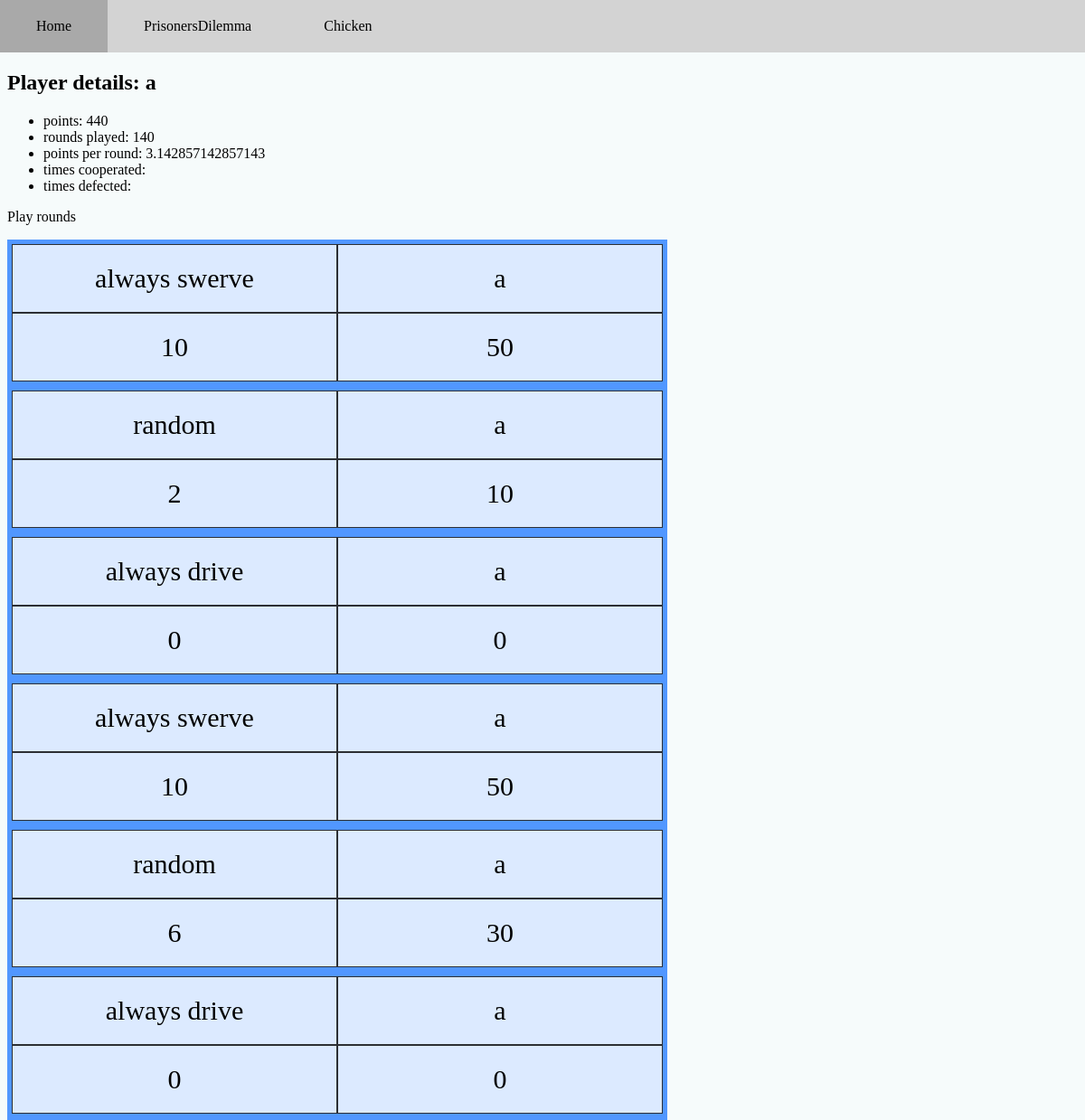
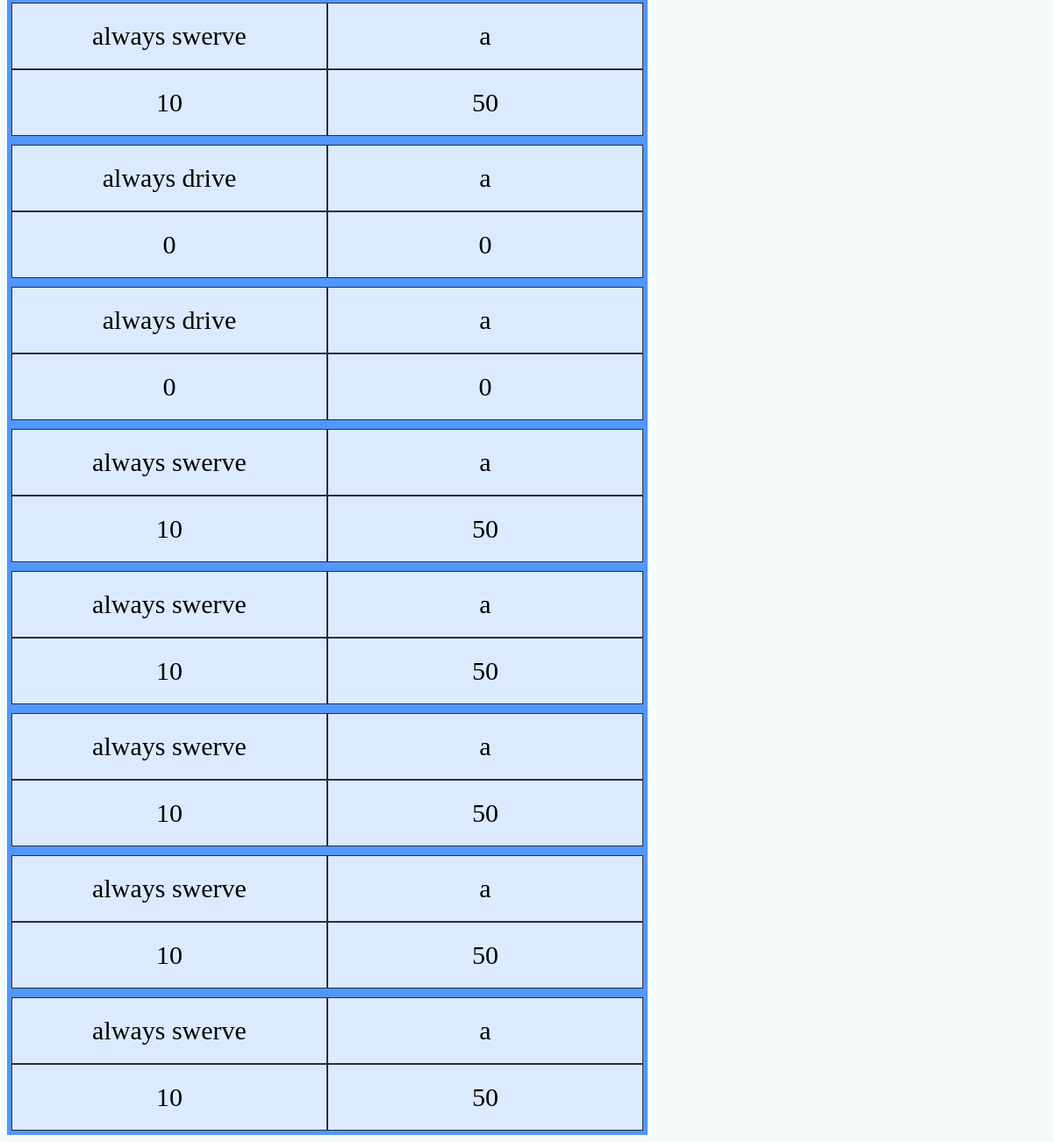
The page /games/playerDetail/20 on the database its author committed (2 pictures, top to bottom).
### games/models.py (models this page shows, shortened)
class Player(models.Model):
    name = models.TextField(max_length=100, default="default")
    user = models.ForeignKey(User, related_name="players", on_delete=models.CASCADE)
    strategy = models.TextField(default="default")
    points = models.IntegerField(default=0)
    rounds_played = models.IntegerField(default=0)
    points_per_round = models.FloatField(default=0)
    game = models.ForeignKey(Game, related_name= 'players', on_delete=models.CASCADE)

class MatchSummary(models.Model):
    players = models.ManyToManyField(Player, related_name='matches')
    def getTotalPoints(self, player):
        total = 0
        for round in self.rounds.all():
            for playerPointPair in round.playerPointPairs.all():
                if(player == playerPointPair.player):
                    total += playerPointPair.points
        return total

class RoundData(models.Model):
    match = models.ForeignKey(MatchSummary, related_name='rounds', on_delete=models.CASCADE)

class PlayerPointPair(models.Model):
    round = models.ForeignKey(RoundData, related_name='playerPointPairs', on_delete=models.CASCADE)
    player = models.ForeignKey(Player, on_delete=models.CASCADE)
    points = models.IntegerField(default=0)
    move = models.TextField()

### games/views.py (the view)
# urls.py: path("playerDetail/<int:pk>", views.playerDetail.as_view(), name="playerDetail"),
class playerDetail(generic.DetailView):
    model = Player
    template_name = "games/playerDetail.html"

### games/templatetags/my_tags.py (called while the page is built)
@register.filter
def getTotalPoints(matchSummary, player):
    return matchSummary.getTotalPoints(player)

### games/templates/games/playerDetail.html (shortened to what this page needs)
{% extends 'registration/base.html' %}
{% block content %}
{% load my_tags %}
<h2>Player details: {{player.name}}</h2>
<ul>
    <li>points: {{player.points}}</li>
    <li>rounds played: {{player.rounds_played}}</li>
    <li>points per round: {{player.points_per_round}}</li>
    <li>times cooperated: {{player.timesC}}</li>
    <li>times defected: {{player.timesD}}</li>
</ul>
<a href= {% url "games:playRounds" player.id%}>Play rounds</a>
    {% for match in player.matches.all %}
    <a href={% url "games:matchDetail" match.pk %}>
        <div class="grid-container" id="grid-link">
            {% for player in match.players.all %}
                <div class="grid-item">{{player.name}}</div>
                <div class="grid-item">{{match|getTotalPoints:player}}</div>
            {% endfor %}
        </div>
    </a>
    {% endfor %}
{% endblock %}

### prisonersDilemnaWeb/static/css/style.css (style rules this page uses)
body { margin: 0; background-color: #f6fbfb; }
a { text-decoration: none; color: black; }
.grid-container { display: grid; grid-auto-flow: column; grid-template-rows: auto auto; grid-template-columns: repeat(2, max(50px, 30vw)); background-color: rgb(81, 151, 255); padding: 5px; width: max(100px, 60vw); }
.grid-item { background-color: rgba(255, 255, 255, 0.8); border: 1px solid rgba(0, 0, 0, 0.8); padding: 20px; font-size: 30px; text-align: center; }

### rows shown on the page
Player: name "a", points "440", rounds_played "140", points_per_round "3.142857142857143"
MatchSummary: id.player_id "10", id.player_id "50"
Player: name "always swerve"
MatchSummary: id.player_id "2", id.player_id "10"
Player: name "random"
MatchSummary: id.player_id "0"
Player: name "always drive"
MatchSummary: id.player_id "10", id.player_id "50"
MatchSummary: id.player_id "6", id.player_id "30"
MatchSummary: id.player_id "0"
MatchSummary: id.player_id "10", id.player_id "50"
MatchSummary: id.player_id "0"
MatchSummary: id.player_id "0"
MatchSummary: id.player_id "10", id.player_id "50"
MatchSummary: id.player_id "10", id.player_id "50"
MatchSummary: id.player_id "10", id.player_id "50"
MatchSummary: id.player_id "10", id.player_id "50"
MatchSummary: id.player_id "10", id.player_id "50"
